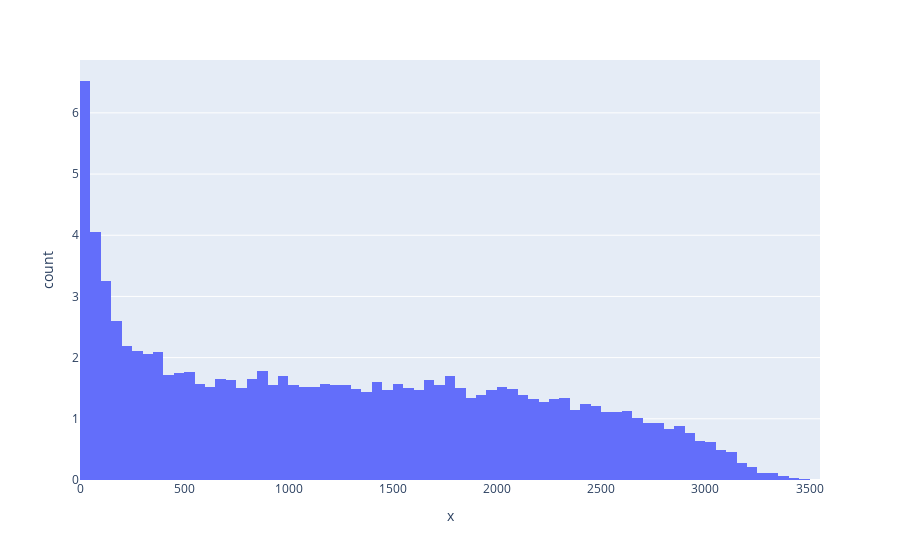

This figure's notebook cell:
### Code cell
fig = px.histogram(x=RegularSeason_df['MIN'], histnorm='percent')
fig.show()

### Figure 1 — Plotly figure (JSON) as saved in the notebook; plotly's stock layout.template omitted (floating-point values rounded to 4 significant figures; data arrays with more than 128 entries replaced by an {"elided": "..."} marker saying what was removed)
{"data": [{"alignmentgroup": "True", "bingroup": "x", "histnorm": "percent", "hovertemplate": "x=%{x}<br>count=%{y}<extra></extra>", "legendgroup": "", "marker": {"color": "#636efa"}, "name": "", "offsetgroup": "", "orientation": "v", "showlegend": false, "type": "histogram", "x": {"elided": "19277 int values"}, "xaxis": "x", "yaxis": "y"}], "layout": {"barmode": "relative", "legend": {"tracegroupgap": 0}, "margin": {"t": 60}, "xaxis": {"anchor": "y", "domain": [0, 1], "title": {"text": "x"}}, "yaxis": {"anchor": "x", "domain": [0, 1], "title": {"text": "count"}}}}
